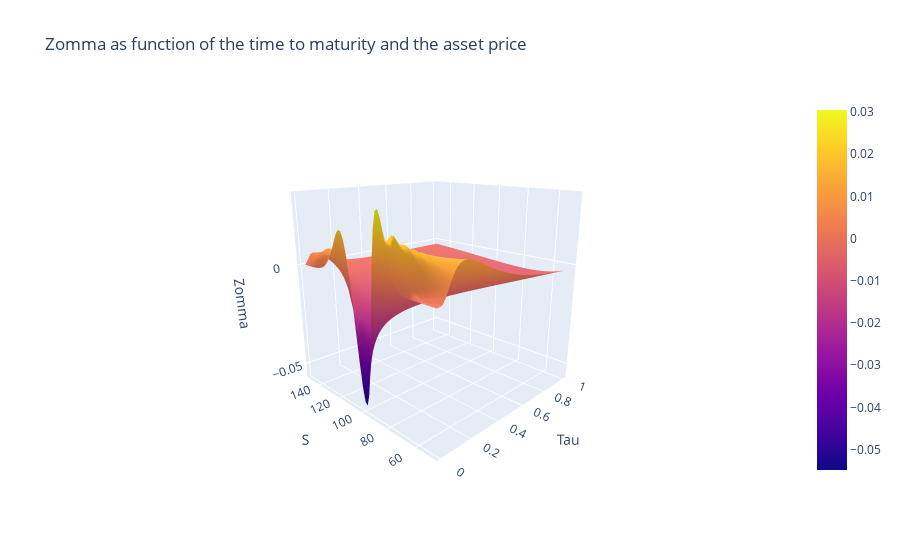

Notebook code cell kept with this figure:
### Code cell
layout = go.Layout(title='Zomma as function of the time to maturity and the asset price', 
                   scene = dict(xaxis_title = 'Tau', yaxis_title = 'S', zaxis_title = 'Zomma', 
                                camera_eye = dict(x=-1.6, y=-1.6, z=0.7)))

fig = go.Figure(data=[go.Surface(z=Zomma, x=Tau_grid, y=S_grid)], layout=layout)

# interactive plot
iplot(fig)

plot(fig, filename='Zomma.html')

### Figure 1 — Plotly figure (JSON) as saved in the notebook; plotly's stock layout.template omitted (floating-point values rounded to 4 significant figures; data arrays with more than 128 entries replaced by an {"elided": "..."} marker saying what was removed)
{"data": [{"type": "surface", "x": [0.01, 0.02678, 0.04356, 0.06034, 0.07712, 0.0939, 0.1107, 0.1275, 0.1442, 0.161, 0.1778, 0.1946, 0.2114, 0.2281, 0.2449, 0.2617, 0.2785, 0.2953, 0.312, 0.3288, 0.3456, 0.3624, 0.3792, 0.3959, 0.4127, 0.4295, 0.4463, 0.4631, 0.4798, 0.4966, 0.5134, 0.5302, 0.5469, 0.5637, 0.5805, 0.5973, 0.6141, 0.6308, 0.6476, 0.6644, 0.6812, 0.698, 0.7147, 0.7315, 0.7483, 0.7651, 0.7819, 0.7986, 0.8154, 0.8322, 0.849, 0.8658, 0.8825, 0.8993, 0.9161, 0.9329, 0.9497, 0.9664, 0.9832, 1], "y": [50, 51.69, 53.39, 55.08, 56.78, 58.47, 60.17, 61.86, 63.56, 65.25, 66.95, 68.64, 70.34, 72.03, 73.73, 75.42, 77.12, 78.81, 80.51, 82.2, 83.9, 85.59, 87.29, 88.98, 90.68, 92.37, 94.07, 95.76, 97.46, 99.15, 100.8, 102.5, 104.2, 105.9, 107.6, 109.3, 111.0, 112.7, 114.4, 116.1, 117.8, 119.5, 121.2, 122.9, 124.6, 126.3, 128.0, 129.7, 131.4, 133.1, 134.7, 136.4, 138.1, 139.8, 141.5, 143.2, 144.9, 146.6, 148.3, 150.0], "z": {"elided": "60x60 float values"}}], "layout": {"scene": {"camera": {"eye": {"x": -1.6, "y": -1.6, "z": 0.7}}, "xaxis": {"title": {"text": "Tau"}}, "yaxis": {"title": {"text": "S"}}, "zaxis": {"title": {"text": "Zomma"}}}, "title": {"text": "Zomma as function of the time to maturity and the asset price"}}}
